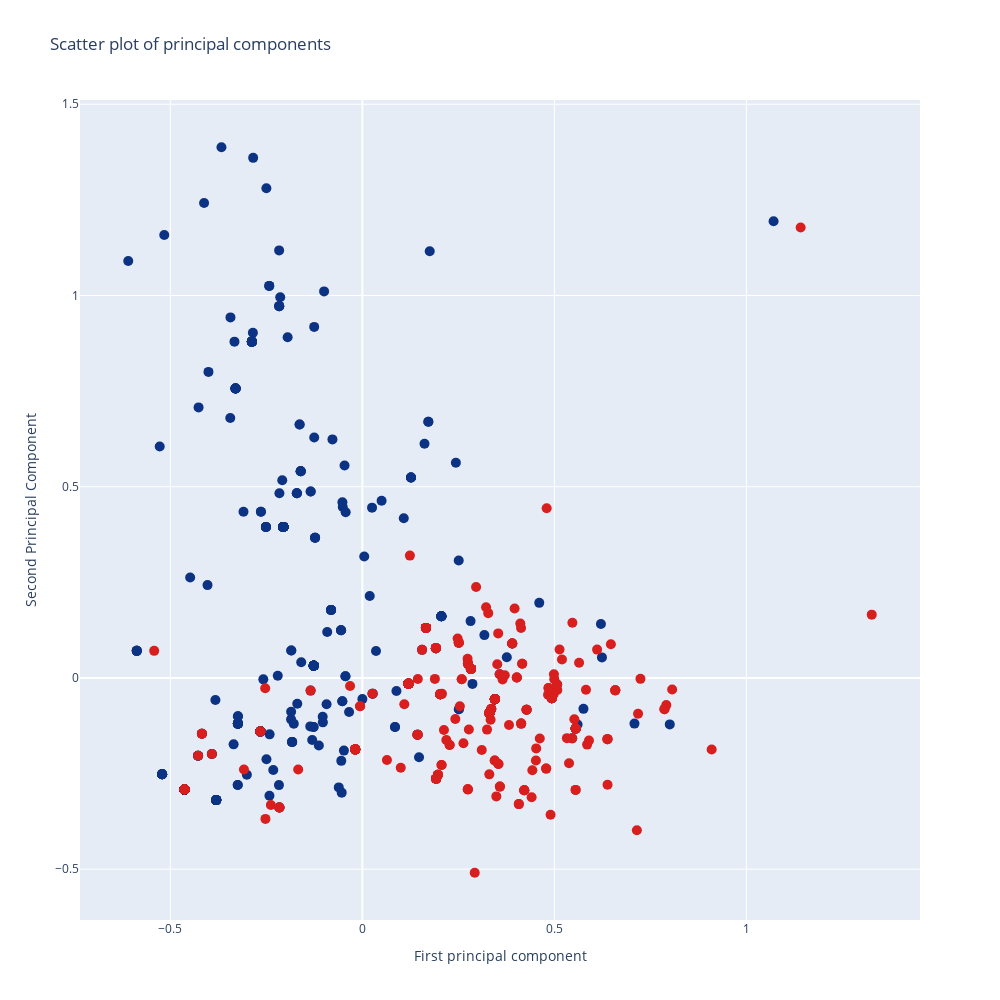

Notebook code cell kept with this figure:
### Code cell
marker = {
    'size': 10,
    'color': df['Grade'],
    'colorscale': 'Portland'
}

# Create a Scatter plot
fig = go.Figure(data=go.Scatter(x=x_mca[:, 0], y=x_mca[:, 1], mode='markers', marker=marker))

# Update layout
fig.update_layout(title='Scatter plot of principal components',
                   xaxis_title='First principal component',
                   yaxis_title='Second Principal Component',
                   width=1000,
                   height=1000)

fig.show()

### Figure 1 — Plotly figure (JSON) as saved in the notebook; plotly's stock layout.template omitted (floating-point values rounded to 4 significant figures; data arrays with more than 128 entries replaced by an {"elided": "..."} marker saying what was removed)
{"data": [{"marker": {"color": {"elided": "840 int values"}, "colorscale": [[0, "rgb(12,51,131)"], [0.25, "rgb(10,136,186)"], [0.5, "rgb(242,211,56)"], [0.75, "rgb(242,143,56)"], [1, "rgb(217,30,30)"]], "size": 10}, "mode": "markers", "type": "scatter", "x": {"elided": "840 float values"}, "y": {"elided": "840 float values"}}], "layout": {"height": 1000, "title": {"text": "Scatter plot of principal components"}, "width": 1000, "xaxis": {"title": {"text": "First principal component"}}, "yaxis": {"title": {"text": "Second Principal Component"}}}}
